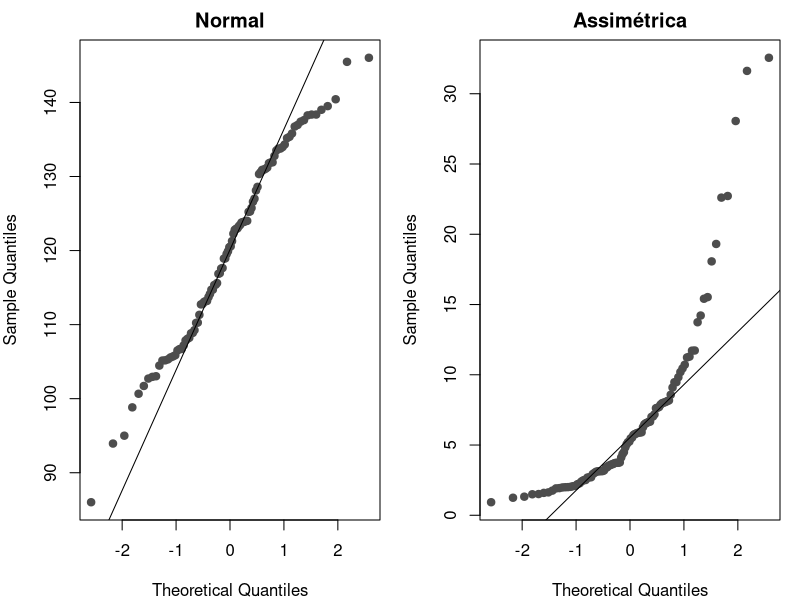
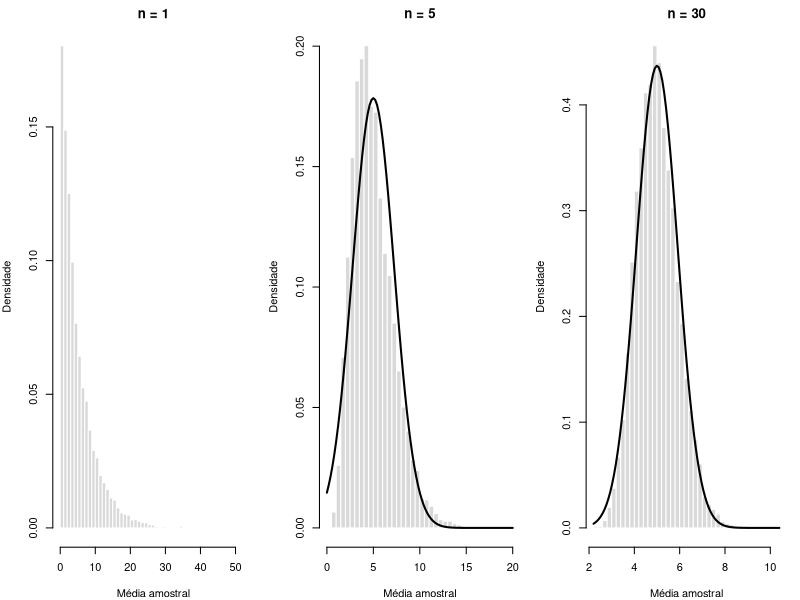
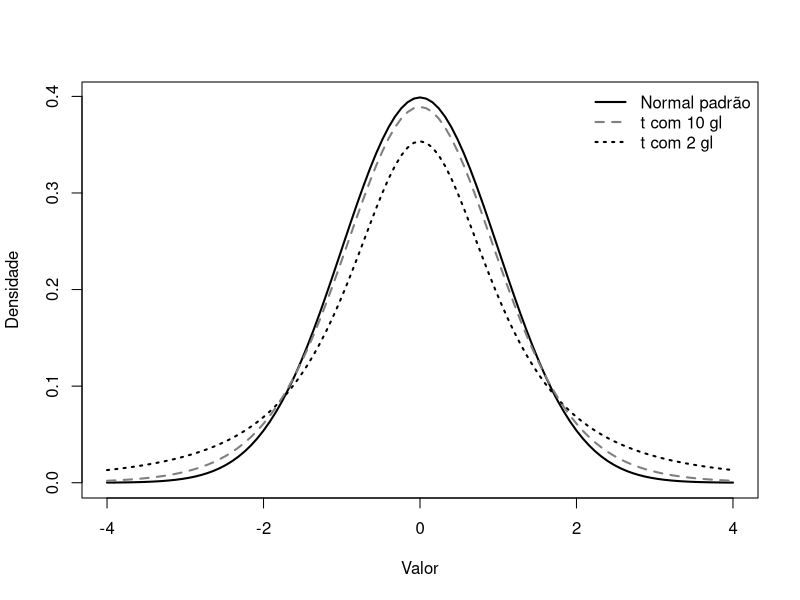
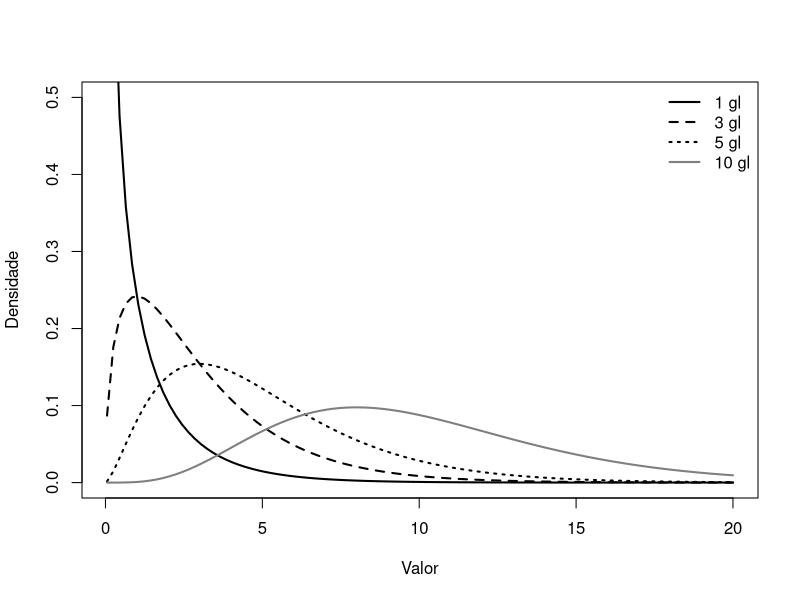
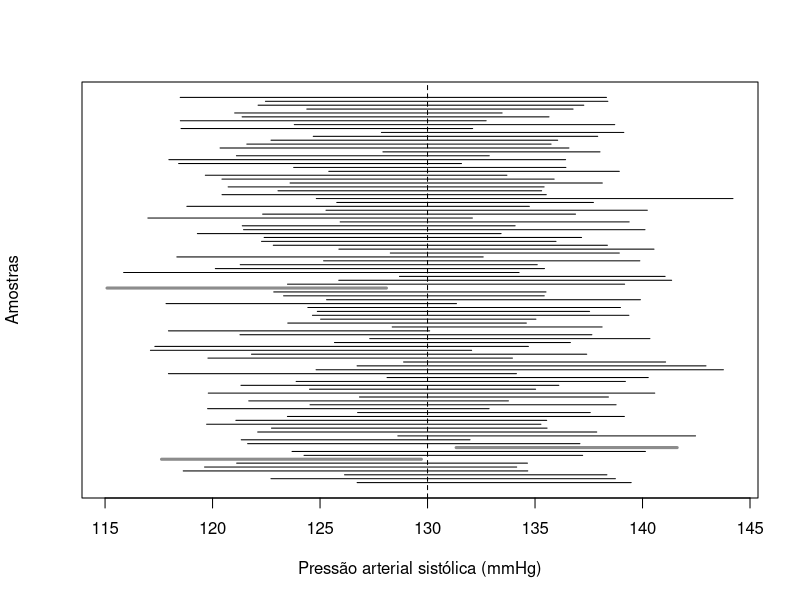

The R source for these figures, in order: (Note: this script raises an error after producing the figures.)
## ---- chunk 1
knitr::opts_chunk$set(fig.align = "center", out.width = "85%")
num <- function(x, d = 1) formatC(x, format = "f", digits = d, decimal.mark = ",", big.mark = ".")
## ---- chunk 2
set.seed(10)
medias <- replicate(5, mean(rnorm(30, mean = 130, sd = 15)))
round(medias, 1)
## ---- chunk 3
tab_bayes <- data.frame(
  c("Teste positivo", "Teste negativo", "Total"),
  c("180", "20", "200"),
  c("490", "9.310", "9.800"),
  c("670", "9.330", "10.000")
)
names(tab_bayes) <- c("", "Com a doença", "Sem a doença", "Total")
knitr::kable(tab_bayes, align = "lccc",
             caption = "(ref:inf-bayes-cap)")
## ---- chunk 4
vpp <- function(sens, espec, prev) (sens * prev) / (sens * prev + (1 - espec) * (1 - prev))
vpp(0.90, 0.95, prev = c(0.02, 0.10, 0.40))
## ---- chunk 5
1 - pbinom(2, size = 20, prob = 0.05)   # P(X >= 3) = 1 - P(X <= 2)
## ---- chunk 6
1 - pnorm(140, mean = 120, sd = 15)                          # P(X > 140)
pnorm(140, mean = 120, sd = 15) - pnorm(100, mean = 120, sd = 15)  # P(100 < X < 140)
qnorm(0.975)                                                 # quantil 97,5% da normal padrão
## ---- chunk 7
set.seed(3)
x_normal <- rnorm(100, mean = 120, sd = 15)
x_assim  <- rlnorm(100, meanlog = log(5), sdlog = 0.7)
op <- par(mfrow = c(1, 2), mar = c(4, 4, 2, 1))
qqnorm(x_normal, main = "Normal", pch = 19, col = "grey30"); qqline(x_normal)
qqnorm(x_assim, main = "Assimétrica", pch = 19, col = "grey30"); qqline(x_assim)
par(op)
## ---- chunk 8
set.seed(42)
op <- par(mfrow = c(1, 3), mar = c(4, 4, 2, 1))
for (n_tcl in c(1, 5, 30)) {
  medias_tcl <- replicate(10000, mean(rexp(n_tcl, rate = 1/5)))
  hist(medias_tcl, breaks = 40, freq = FALSE, col = "grey85", border = "white",
       main = paste("n =", n_tcl), xlab = "Média amostral", ylab = "Densidade")
  if (n_tcl > 1) curve(dnorm(x, mean = 5, sd = 5 / sqrt(n_tcl)), add = TRUE, lwd = 2)
}
par(op)
## ---- chunk 9
curve(dnorm(x), from = -4, to = 4, lwd = 2, ylab = "Densidade", xlab = "Valor")
curve(dt(x, df = 2), add = TRUE, lwd = 2, lty = 3)
curve(dt(x, df = 10), add = TRUE, lwd = 2, lty = 2, col = "grey50")
legend("topright", bty = "n", lwd = 2, lty = c(1, 2, 3), col = c("black", "grey50", "black"),
       legend = c("Normal padrão", "t com 10 gl", "t com 2 gl"))
## ---- chunk 10
gl <- c(2, 5, 10, 30, 100)
data.frame(gl = gl, quantil_t_97.5 = round(qt(0.975, df = gl), 3))
## ---- chunk 11
curve(dchisq(x, df = 1), from = 0.05, to = 20, ylim = c(0, 0.5), lwd = 2,
      xlab = "Valor", ylab = "Densidade")
curve(dchisq(x, df = 3), add = TRUE, lwd = 2, lty = 2)
curve(dchisq(x, df = 5), add = TRUE, lwd = 2, lty = 3)
curve(dchisq(x, df = 10), add = TRUE, lwd = 2, col = "grey50")
legend("topright", bty = "n", lwd = 2, lty = c(1, 2, 3, 1), col = c(rep("black", 3), "grey50"),
       legend = paste(c(1, 3, 5, 10), "gl"))
## ---- chunk 12
xbar <- 132; s <- 12; n_ic <- 16
ep <- s / sqrt(n_ic)
xbar + c(-1, 1) * qt(0.975, df = n_ic - 1) * ep
## ---- chunk 13
set.seed(2025)
ics <- t(replicate(100, t.test(rnorm(20, mean = 130, sd = 15))$conf.int))
cobre <- ics[, 1] <= 130 & ics[, 2] >= 130
plot(NA, xlim = range(ics), ylim = c(1, 100), yaxt = "n",
     xlab = "Pressão arterial sistólica (mmHg)", ylab = "Amostras")
segments(ics[, 1], 1:100, ics[, 2], 1:100,
         col = ifelse(cobre, "black", "grey55"), lwd = ifelse(cobre, 1, 3))
abline(v = 130, lty = 2)
sum(cobre)
## ---- chunk 14
n_cobre <- sum(cobre)
## ---- chunk 15
x_ev <- 12; n_prop <- 80
p_hat <- x_ev / n_prop
p_hat + c(-1, 1) * qnorm(0.975) * sqrt(p_hat * (1 - p_hat) / n_prop)  # Wald
prop.test(x_ev, n_prop, correct = FALSE)$conf.int                      # Wilson
binom.test(x_ev, n_prop)$conf.int                                      # Clopper-Pearson
## ---- chunk 16
erros <- data.frame(
  c("Rejeitar H0", "Não rejeitar H0"),
  c("Erro tipo I (probabilidade α)", "Decisão correta (1 − α)"),
  c("Decisão correta: poder (1 − β)", "Erro tipo II (probabilidade β)")
)
names(erros) <- c("Decisão", "H0 verdadeira", "H0 falsa")
tab_pdf(knitr::kable(erros, caption = "Decisões e erros em um teste de hipóteses."),
        larguras = c("2.6cm", "3.8cm", "3.8cm"))
## ---- chunk 17
power.t.test(delta = 5, sd = 12, sig.level = 0.05, power = 0.80)
## ---- chunk 18
antes  <- c(152, 148, 160, 145, 170, 158, 150, 165)
depois <- c(144, 146, 151, 148, 158, 151, 149, 152)
tab_par <- data.frame(Paciente = 1:8, Antes = antes, Depois = depois, Diferença = antes - depois)
knitr::kable(tab_par, align = "cccc",
             caption = "Pressão arterial sistólica (mmHg) antes e depois da intervenção (dados fictícios).")
## ---- chunk 19
t.test(antes, depois, paired = TRUE)
## ---- chunk 20
set.seed(7)
controle   <- round(rnorm(40, mean = 140, sd = 14))
tratamento <- round(rnorm(35, mean = 133, sd = 18))
t.test(tratamento, controle)          # Welch (padrão)
t.test(tratamento, controle, var.equal = TRUE)$p.value  # Student clássico, para comparação
## ---- chunk 21
tw <- t.test(tratamento, controle)
dif_w <- unname(tw$estimate[1] - tw$estimate[2])
## ---- chunk 22
tab_q <- data.frame(
  c("Fumantes", "Não fumantes", "Total"),
  c("12 (E = 8)", "8 (E = 12)", "20"),
  c("28 (E = 32)", "52 (E = 48)", "80"),
  c("40", "60", "100")
)
names(tab_q) <- c("", "Com complicação", "Sem complicação", "Total")
knitr::kable(tab_q, align = "lccc",
             caption = "Complicações pós-operatórias segundo o tabagismo (dados fictícios). Entre parênteses, as frequências esperadas sob a hipótese de independência.")
## ---- chunk 23
tab_comp <- matrix(c(12, 28, 8, 52), nrow = 2, byrow = TRUE,
                   dimnames = list(Tabagismo = c("Fumante", "Não fumante"),
                                   Complicação = c("Sim", "Não")))
chisq.test(tab_comp, correct = FALSE)
chisq.test(tab_comp, correct = FALSE)$expected
## ---- chunk 24
grupo_a <- c(3, 5, 8)
grupo_b <- c(6, 9, 10, 12)
wilcox.test(grupo_a, grupo_b)
## ---- chunk 25
wilcox.test(antes, depois, paired = TRUE)
## ---- chunk 26
guia <- data.frame(
  c("Uma amostra vs. valor de referência", "Dois grupos independentes",
    "Dois grupos pareados", "Três ou mais grupos independentes",
    "Três ou mais medidas repetidas", "Duas variáveis categóricas"),
  c("t para uma amostra", "t de Welch (ou de Student)", "t pareado",
    "ANOVA de uma via", "ANOVA de medidas repetidas", "Qui-quadrado de Pearson"),
  c("Postos sinalizados de Wilcoxon", "Wilcoxon–Mann–Whitney", "Postos sinalizados de Wilcoxon",
    "Kruskal–Wallis", "Friedman", "Exato de Fisher (amostras pequenas)"),
  c("t.test(x, mu = )", "t.test(x, y)", "t.test(x, y, paired = TRUE)",
    "aov(), oneway.test()", "—", "chisq.test(), fisher.test()")
)
names(guia) <- c("Situação", "Paramétrico", "Não paramétrico / alternativa", "Função no R")
tab_pdf(knitr::kable(guia, caption = "Guia de escolha de testes para situações comuns."),
        larguras = c("2.7cm", "2.3cm", "2.6cm", "2.5cm"))
